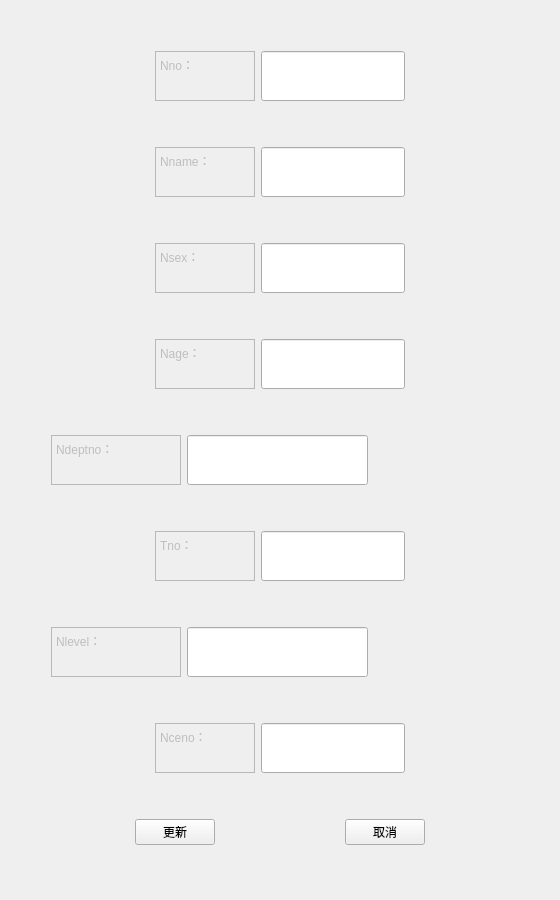
<?xml version="1.0" encoding="UTF-8"?>
<ui version="4.0">
 <class>PatientInfo</class>
 <widget class="QWidget" name="PatientInfo">
  <property name="windowModality">
   <enum>Qt::ApplicationModal</enum>
  </property>
  <property name="geometry">
   <rect>
    <x>0</x>
    <y>0</y>
    <width>560</width>
    <height>900</height>
   </rect>
  </property>
  <property name="minimumSize">
   <size>
    <width>560</width>
    <height>900</height>
   </size>
  </property>
  <property name="maximumSize">
   <size>
    <width>560</width>
    <height>900</height>
   </size>
  </property>
  <property name="windowTitle">
   <string>更新护士信息</string>
  </property>
  <layout class="QVBoxLayout" name="verticalLayout">
   <item>
    <layout class="QHBoxLayout" name="horizontalLayout_12">
     <item>
      <spacer name="horizontalSpacer_21">
       <property name="orientation">
        <enum>Qt::Horizontal</enum>
       </property>
       <property name="sizeHint" stdset="0">
        <size>
         <width>40</width>
         <height>20</height>
        </size>
       </property>
      </spacer>
     </item>
     <item>
      <widget class="QTextEdit" name="textEdit_11">
       <property name="enabled">
        <bool>false</bool>
       </property>
       <property name="sizePolicy">
        <sizepolicy hsizetype="Expanding" vsizetype="Fixed">
         <horstretch>0</horstretch>
         <verstretch>0</verstretch>
        </sizepolicy>
       </property>
       <property name="minimumSize">
        <size>
         <width>100</width>
         <height>50</height>
        </size>
       </property>
       <property name="maximumSize">
        <size>
         <width>100</width>
         <height>50</height>
        </size>
       </property>
       <property name="html">
        <string>&lt;!DOCTYPE HTML PUBLIC &quot;-//W3C//DTD HTML 4.0//EN&quot; &quot;http://www.w3.org/TR/REC-html40/strict.dtd&quot;&gt;
&lt;html&gt;&lt;head&gt;&lt;meta name=&quot;qrichtext&quot; content=&quot;1&quot; /&gt;&lt;style type=&quot;text/css&quot;&gt;
p, li { white-space: pre-wrap; }
&lt;/style&gt;&lt;/head&gt;&lt;body style=&quot; font-family:'SimSun'; font-size:9pt; font-weight:400; font-style:normal;&quot;&gt;
&lt;p style=&quot; margin-top:0px; margin-bottom:0px; margin-left:0px; margin-right:0px; -qt-block-indent:0; text-indent:0px;&quot;&gt;Nno：&lt;/p&gt;&lt;/body&gt;&lt;/html&gt;</string>
       </property>
      </widget>
     </item>
     <item>
      <widget class="QLineEdit" name="NnoEdit">
       <property name="sizePolicy">
        <sizepolicy hsizetype="Expanding" vsizetype="Preferred">
         <horstretch>0</horstretch>
         <verstretch>0</verstretch>
        </sizepolicy>
       </property>
       <property name="minimumSize">
        <size>
         <width>0</width>
         <height>50</height>
        </size>
       </property>
       <property name="maximumSize">
        <size>
         <width>16777215</width>
         <height>50</height>
        </size>
       </property>
       <property name="palette">
        <palette>
         <active>
          <colorrole role="Text">
           <brush brushstyle="SolidPattern">
            <color alpha="255">
             <red>120</red>
             <green>120</green>
             <blue>120</blue>
            </color>
           </brush>
          </colorrole>
         </active>
         <inactive>
          <colorrole role="Text">
           <brush brushstyle="SolidPattern">
            <color alpha="255">
             <red>120</red>
             <green>120</green>
             <blue>120</blue>
            </color>
           </brush>
          </colorrole>
         </inactive>
         <disabled>
          <colorrole role="Text">
           <brush brushstyle="SolidPattern">
            <color alpha="255">
             <red>120</red>
             <green>120</green>
             <blue>120</blue>
            </color>
           </brush>
          </colorrole>
         </disabled>
        </palette>
       </property>
      </widget>
     </item>
     <item>
      <spacer name="horizontalSpacer_22">
       <property name="orientation">
        <enum>Qt::Horizontal</enum>
       </property>
       <property name="sizeHint" stdset="0">
        <size>
         <width>40</width>
         <height>20</height>
        </size>
       </property>
      </spacer>
     </item>
    </layout>
   </item>
   <item>
    <layout class="QHBoxLayout" name="horizontalLayout_2">
     <item>
      <spacer name="horizontalSpacer_3">
       <property name="orientation">
        <enum>Qt::Horizontal</enum>
       </property>
       <property name="sizeHint" stdset="0">
        <size>
         <width>40</width>
         <height>20</height>
        </size>
       </property>
      </spacer>
     </item>
     <item>
      <widget class="QTextEdit" name="textEdit_2">
       <property name="enabled">
        <bool>false</bool>
       </property>
       <property name="sizePolicy">
        <sizepolicy hsizetype="Expanding" vsizetype="Fixed">
         <horstretch>0</horstretch>
         <verstretch>0</verstretch>
        </sizepolicy>
       </property>
       <property name="minimumSize">
        <size>
         <width>100</width>
         <height>50</height>
        </size>
       </property>
       <property name="maximumSize">
        <size>
         <width>100</width>
         <height>50</height>
        </size>
       </property>
       <property name="html">
        <string>&lt;!DOCTYPE HTML PUBLIC &quot;-//W3C//DTD HTML 4.0//EN&quot; &quot;http://www.w3.org/TR/REC-html40/strict.dtd&quot;&gt;
&lt;html&gt;&lt;head&gt;&lt;meta name=&quot;qrichtext&quot; content=&quot;1&quot; /&gt;&lt;style type=&quot;text/css&quot;&gt;
p, li { white-space: pre-wrap; }
&lt;/style&gt;&lt;/head&gt;&lt;body style=&quot; font-family:'SimSun'; font-size:9pt; font-weight:400; font-style:normal;&quot;&gt;
&lt;p style=&quot; margin-top:0px; margin-bottom:0px; margin-left:0px; margin-right:0px; -qt-block-indent:0; text-indent:0px;&quot;&gt;Nname：&lt;/p&gt;&lt;/body&gt;&lt;/html&gt;</string>
       </property>
      </widget>
     </item>
     <item>
      <widget class="QLineEdit" name="NnameEdit">
       <property name="sizePolicy">
        <sizepolicy hsizetype="Expanding" vsizetype="Preferred">
         <horstretch>0</horstretch>
         <verstretch>0</verstretch>
        </sizepolicy>
       </property>
       <property name="minimumSize">
        <size>
         <width>0</width>
         <height>50</height>
        </size>
       </property>
       <property name="maximumSize">
        <size>
         <width>16777215</width>
         <height>50</height>
        </size>
       </property>
       <property name="palette">
        <palette>
         <active>
          <colorrole role="Text">
           <brush brushstyle="SolidPattern">
            <color alpha="255">
             <red>0</red>
             <green>0</green>
             <blue>0</blue>
            </color>
           </brush>
          </colorrole>
         </active>
         <inactive>
          <colorrole role="Text">
           <brush brushstyle="SolidPattern">
            <color alpha="255">
             <red>0</red>
             <green>0</green>
             <blue>0</blue>
            </color>
           </brush>
          </colorrole>
         </inactive>
         <disabled>
          <colorrole role="Text">
           <brush brushstyle="SolidPattern">
            <color alpha="255">
             <red>120</red>
             <green>120</green>
             <blue>120</blue>
            </color>
           </brush>
          </colorrole>
         </disabled>
        </palette>
       </property>
      </widget>
     </item>
     <item>
      <spacer name="horizontalSpacer_4">
       <property name="orientation">
        <enum>Qt::Horizontal</enum>
       </property>
       <property name="sizeHint" stdset="0">
        <size>
         <width>40</width>
         <height>20</height>
        </size>
       </property>
      </spacer>
     </item>
    </layout>
   </item>
   <item>
    <layout class="QHBoxLayout" name="horizontalLayout">
     <item>
      <spacer name="horizontalSpacer_5">
       <property name="orientation">
        <enum>Qt::Horizontal</enum>
       </property>
       <property name="sizeHint" stdset="0">
        <size>
         <width>40</width>
         <height>20</height>
        </size>
       </property>
      </spacer>
     </item>
     <item>
      <widget class="QTextEdit" name="textEdit">
       <property name="enabled">
        <bool>false</bool>
       </property>
       <property name="sizePolicy">
        <sizepolicy hsizetype="Expanding" vsizetype="Fixed">
         <horstretch>0</horstretch>
         <verstretch>0</verstretch>
        </sizepolicy>
       </property>
       <property name="minimumSize">
        <size>
         <width>100</width>
         <height>50</height>
        </size>
       </property>
       <property name="maximumSize">
        <size>
         <width>100</width>
         <height>50</height>
        </size>
       </property>
       <property name="html">
        <string>&lt;!DOCTYPE HTML PUBLIC &quot;-//W3C//DTD HTML 4.0//EN&quot; &quot;http://www.w3.org/TR/REC-html40/strict.dtd&quot;&gt;
&lt;html&gt;&lt;head&gt;&lt;meta name=&quot;qrichtext&quot; content=&quot;1&quot; /&gt;&lt;style type=&quot;text/css&quot;&gt;
p, li { white-space: pre-wrap; }
&lt;/style&gt;&lt;/head&gt;&lt;body style=&quot; font-family:'SimSun'; font-size:9pt; font-weight:400; font-style:normal;&quot;&gt;
&lt;p style=&quot; margin-top:0px; margin-bottom:0px; margin-left:0px; margin-right:0px; -qt-block-indent:0; text-indent:0px;&quot;&gt;Nsex：&lt;/p&gt;&lt;/body&gt;&lt;/html&gt;</string>
       </property>
      </widget>
     </item>
     <item>
      <widget class="QLineEdit" name="NsexEdit">
       <property name="sizePolicy">
        <sizepolicy hsizetype="Expanding" vsizetype="Preferred">
         <horstretch>0</horstretch>
         <verstretch>0</verstretch>
        </sizepolicy>
       </property>
       <property name="minimumSize">
        <size>
         <width>0</width>
         <height>50</height>
        </size>
       </property>
       <property name="maximumSize">
        <size>
         <width>16777215</width>
         <height>50</height>
        </size>
       </property>
       <property name="palette">
        <palette>
         <active>
          <colorrole role="Text">
           <brush brushstyle="SolidPattern">
            <color alpha="255">
             <red>0</red>
             <green>0</green>
             <blue>0</blue>
            </color>
           </brush>
          </colorrole>
         </active>
         <inactive>
          <colorrole role="Text">
           <brush brushstyle="SolidPattern">
            <color alpha="255">
             <red>0</red>
             <green>0</green>
             <blue>0</blue>
            </color>
           </brush>
          </colorrole>
         </inactive>
         <disabled>
          <colorrole role="Text">
           <brush brushstyle="SolidPattern">
            <color alpha="255">
             <red>120</red>
             <green>120</green>
             <blue>120</blue>
            </color>
           </brush>
          </colorrole>
         </disabled>
        </palette>
       </property>
      </widget>
     </item>
     <item>
      <spacer name="horizontalSpacer_6">
       <property name="orientation">
        <enum>Qt::Horizontal</enum>
       </property>
       <property name="sizeHint" stdset="0">
        <size>
         <width>40</width>
         <height>20</height>
        </size>
       </property>
      </spacer>
     </item>
    </layout>
   </item>
   <item>
    <layout class="QHBoxLayout" name="horizontalLayout_3">
     <item>
      <spacer name="horizontalSpacer">
       <property name="orientation">
        <enum>Qt::Horizontal</enum>
       </property>
       <property name="sizeHint" stdset="0">
        <size>
         <width>40</width>
         <height>20</height>
        </size>
       </property>
      </spacer>
     </item>
     <item>
      <widget class="QTextEdit" name="textEdit_3">
       <property name="enabled">
        <bool>false</bool>
       </property>
       <property name="sizePolicy">
        <sizepolicy hsizetype="Expanding" vsizetype="Fixed">
         <horstretch>0</horstretch>
         <verstretch>0</verstretch>
        </sizepolicy>
       </property>
       <property name="minimumSize">
        <size>
         <width>100</width>
         <height>50</height>
        </size>
       </property>
       <property name="maximumSize">
        <size>
         <width>100</width>
         <height>50</height>
        </size>
       </property>
       <property name="html">
        <string>&lt;!DOCTYPE HTML PUBLIC &quot;-//W3C//DTD HTML 4.0//EN&quot; &quot;http://www.w3.org/TR/REC-html40/strict.dtd&quot;&gt;
&lt;html&gt;&lt;head&gt;&lt;meta name=&quot;qrichtext&quot; content=&quot;1&quot; /&gt;&lt;style type=&quot;text/css&quot;&gt;
p, li { white-space: pre-wrap; }
&lt;/style&gt;&lt;/head&gt;&lt;body style=&quot; font-family:'SimSun'; font-size:9pt; font-weight:400; font-style:normal;&quot;&gt;
&lt;p style=&quot; margin-top:0px; margin-bottom:0px; margin-left:0px; margin-right:0px; -qt-block-indent:0; text-indent:0px;&quot;&gt;Nage：&lt;/p&gt;&lt;/body&gt;&lt;/html&gt;</string>
       </property>
      </widget>
     </item>
     <item>
      <widget class="QLineEdit" name="NageEdit">
       <property name="sizePolicy">
        <sizepolicy hsizetype="Expanding" vsizetype="Preferred">
         <horstretch>0</horstretch>
         <verstretch>0</verstretch>
        </sizepolicy>
       </property>
       <property name="minimumSize">
        <size>
         <width>0</width>
         <height>50</height>
        </size>
       </property>
       <property name="maximumSize">
        <size>
         <width>16777215</width>
         <height>50</height>
        </size>
       </property>
      </widget>
     </item>
     <item>
      <spacer name="horizontalSpacer_2">
       <property name="orientation">
        <enum>Qt::Horizontal</enum>
       </property>
       <property name="sizeHint" stdset="0">
        <size>
         <width>40</width>
         <height>20</height>
        </size>
       </property>
      </spacer>
     </item>
    </layout>
   </item>
   <item>
    <layout class="QHBoxLayout" name="horizontalLayout_4">
     <item>
      <spacer name="horizontalSpacer_7">
       <property name="orientation">
        <enum>Qt::Horizontal</enum>
       </property>
       <property name="sizeType">
        <enum>QSizePolicy::Fixed</enum>
       </property>
       <property name="sizeHint" stdset="0">
        <size>
         <width>40</width>
         <height>20</height>
        </size>
       </property>
      </spacer>
     </item>
     <item>
      <widget class="QTextEdit" name="textEdit_4">
       <property name="enabled">
        <bool>false</bool>
       </property>
       <property name="sizePolicy">
        <sizepolicy hsizetype="Fixed" vsizetype="Fixed">
         <horstretch>0</horstretch>
         <verstretch>0</verstretch>
        </sizepolicy>
       </property>
       <property name="minimumSize">
        <size>
         <width>130</width>
         <height>50</height>
        </size>
       </property>
       <property name="maximumSize">
        <size>
         <width>130</width>
         <height>50</height>
        </size>
       </property>
       <property name="html">
        <string>&lt;!DOCTYPE HTML PUBLIC &quot;-//W3C//DTD HTML 4.0//EN&quot; &quot;http://www.w3.org/TR/REC-html40/strict.dtd&quot;&gt;
&lt;html&gt;&lt;head&gt;&lt;meta name=&quot;qrichtext&quot; content=&quot;1&quot; /&gt;&lt;style type=&quot;text/css&quot;&gt;
p, li { white-space: pre-wrap; }
&lt;/style&gt;&lt;/head&gt;&lt;body style=&quot; font-family:'SimSun'; font-size:9pt; font-weight:400; font-style:normal;&quot;&gt;
&lt;p style=&quot; margin-top:0px; margin-bottom:0px; margin-left:0px; margin-right:0px; -qt-block-indent:0; text-indent:0px;&quot;&gt;Ndeptno：&lt;/p&gt;&lt;/body&gt;&lt;/html&gt;</string>
       </property>
      </widget>
     </item>
     <item>
      <widget class="QLineEdit" name="NdeptnoEdit">
       <property name="sizePolicy">
        <sizepolicy hsizetype="Expanding" vsizetype="Preferred">
         <horstretch>0</horstretch>
         <verstretch>0</verstretch>
        </sizepolicy>
       </property>
       <property name="minimumSize">
        <size>
         <width>0</width>
         <height>50</height>
        </size>
       </property>
       <property name="maximumSize">
        <size>
         <width>16777215</width>
         <height>50</height>
        </size>
       </property>
      </widget>
     </item>
     <item>
      <spacer name="horizontalSpacer_8">
       <property name="orientation">
        <enum>Qt::Horizontal</enum>
       </property>
       <property name="sizeHint" stdset="0">
        <size>
         <width>40</width>
         <height>20</height>
        </size>
       </property>
      </spacer>
     </item>
    </layout>
   </item>
   <item>
    <layout class="QHBoxLayout" name="horizontalLayout_6">
     <item>
      <spacer name="horizontalSpacer_11">
       <property name="orientation">
        <enum>Qt::Horizontal</enum>
       </property>
       <property name="sizeHint" stdset="0">
        <size>
         <width>40</width>
         <height>20</height>
        </size>
       </property>
      </spacer>
     </item>
     <item>
      <widget class="QTextEdit" name="textEdit_6">
       <property name="enabled">
        <bool>false</bool>
       </property>
       <property name="sizePolicy">
        <sizepolicy hsizetype="Expanding" vsizetype="Fixed">
         <horstretch>0</horstretch>
         <verstretch>0</verstretch>
        </sizepolicy>
       </property>
       <property name="minimumSize">
        <size>
         <width>100</width>
         <height>50</height>
        </size>
       </property>
       <property name="maximumSize">
        <size>
         <width>100</width>
         <height>50</height>
        </size>
       </property>
       <property name="html">
        <string>&lt;!DOCTYPE HTML PUBLIC &quot;-//W3C//DTD HTML 4.0//EN&quot; &quot;http://www.w3.org/TR/REC-html40/strict.dtd&quot;&gt;
&lt;html&gt;&lt;head&gt;&lt;meta name=&quot;qrichtext&quot; content=&quot;1&quot; /&gt;&lt;style type=&quot;text/css&quot;&gt;
p, li { white-space: pre-wrap; }
&lt;/style&gt;&lt;/head&gt;&lt;body style=&quot; font-family:'SimSun'; font-size:9pt; font-weight:400; font-style:normal;&quot;&gt;
&lt;p style=&quot; margin-top:0px; margin-bottom:0px; margin-left:0px; margin-right:0px; -qt-block-indent:0; text-indent:0px;&quot;&gt;Tno：&lt;/p&gt;&lt;/body&gt;&lt;/html&gt;</string>
       </property>
      </widget>
     </item>
     <item>
      <widget class="QLineEdit" name="TnoEdit">
       <property name="sizePolicy">
        <sizepolicy hsizetype="Expanding" vsizetype="Preferred">
         <horstretch>0</horstretch>
         <verstretch>0</verstretch>
        </sizepolicy>
       </property>
       <property name="minimumSize">
        <size>
         <width>0</width>
         <height>50</height>
        </size>
       </property>
       <property name="maximumSize">
        <size>
         <width>16777215</width>
         <height>50</height>
        </size>
       </property>
      </widget>
     </item>
     <item>
      <spacer name="horizontalSpacer_12">
       <property name="orientation">
        <enum>Qt::Horizontal</enum>
       </property>
       <property name="sizeHint" stdset="0">
        <size>
         <width>40</width>
         <height>20</height>
        </size>
       </property>
      </spacer>
     </item>
    </layout>
   </item>
   <item>
    <layout class="QHBoxLayout" name="horizontalLayout_7">
     <item>
      <spacer name="horizontalSpacer_13">
       <property name="orientation">
        <enum>Qt::Horizontal</enum>
       </property>
       <property name="sizeType">
        <enum>QSizePolicy::Fixed</enum>
       </property>
       <property name="sizeHint" stdset="0">
        <size>
         <width>40</width>
         <height>20</height>
        </size>
       </property>
      </spacer>
     </item>
     <item>
      <widget class="QTextEdit" name="textEdit_7">
       <property name="enabled">
        <bool>false</bool>
       </property>
       <property name="sizePolicy">
        <sizepolicy hsizetype="Expanding" vsizetype="Fixed">
         <horstretch>0</horstretch>
         <verstretch>0</verstretch>
        </sizepolicy>
       </property>
       <property name="minimumSize">
        <size>
         <width>130</width>
         <height>50</height>
        </size>
       </property>
       <property name="maximumSize">
        <size>
         <width>130</width>
         <height>50</height>
        </size>
       </property>
       <property name="html">
        <string>&lt;!DOCTYPE HTML PUBLIC &quot;-//W3C//DTD HTML 4.0//EN&quot; &quot;http://www.w3.org/TR/REC-html40/strict.dtd&quot;&gt;
&lt;html&gt;&lt;head&gt;&lt;meta name=&quot;qrichtext&quot; content=&quot;1&quot; /&gt;&lt;style type=&quot;text/css&quot;&gt;
p, li { white-space: pre-wrap; }
&lt;/style&gt;&lt;/head&gt;&lt;body style=&quot; font-family:'SimSun'; font-size:9pt; font-weight:400; font-style:normal;&quot;&gt;
&lt;p style=&quot; margin-top:0px; margin-bottom:0px; margin-left:0px; margin-right:0px; -qt-block-indent:0; text-indent:0px;&quot;&gt;Nlevel：&lt;/p&gt;&lt;/body&gt;&lt;/html&gt;</string>
       </property>
      </widget>
     </item>
     <item>
      <widget class="QLineEdit" name="NlevelEdit">
       <property name="sizePolicy">
        <sizepolicy hsizetype="Expanding" vsizetype="Preferred">
         <horstretch>0</horstretch>
         <verstretch>0</verstretch>
        </sizepolicy>
       </property>
       <property name="minimumSize">
        <size>
         <width>0</width>
         <height>50</height>
        </size>
       </property>
       <property name="maximumSize">
        <size>
         <width>16777215</width>
         <height>50</height>
        </size>
       </property>
      </widget>
     </item>
     <item>
      <spacer name="horizontalSpacer_14">
       <property name="orientation">
        <enum>Qt::Horizontal</enum>
       </property>
       <property name="sizeHint" stdset="0">
        <size>
         <width>40</width>
         <height>20</height>
        </size>
       </property>
      </spacer>
     </item>
    </layout>
   </item>
   <item>
    <layout class="QHBoxLayout" name="horizontalLayout_5">
     <item>
      <spacer name="horizontalSpacer_9">
       <property name="orientation">
        <enum>Qt::Horizontal</enum>
       </property>
       <property name="sizeHint" stdset="0">
        <size>
         <width>40</width>
         <height>20</height>
        </size>
       </property>
      </spacer>
     </item>
     <item>
      <widget class="QTextEdit" name="textEdit_5">
       <property name="enabled">
        <bool>false</bool>
       </property>
       <property name="sizePolicy">
        <sizepolicy hsizetype="Expanding" vsizetype="Fixed">
         <horstretch>0</horstretch>
         <verstretch>0</verstretch>
        </sizepolicy>
       </property>
       <property name="minimumSize">
        <size>
         <width>100</width>
         <height>50</height>
        </size>
       </property>
       <property name="maximumSize">
        <size>
         <width>100</width>
         <height>50</height>
        </size>
       </property>
       <property name="html">
        <string>&lt;!DOCTYPE HTML PUBLIC &quot;-//W3C//DTD HTML 4.0//EN&quot; &quot;http://www.w3.org/TR/REC-html40/strict.dtd&quot;&gt;
&lt;html&gt;&lt;head&gt;&lt;meta name=&quot;qrichtext&quot; content=&quot;1&quot; /&gt;&lt;style type=&quot;text/css&quot;&gt;
p, li { white-space: pre-wrap; }
&lt;/style&gt;&lt;/head&gt;&lt;body style=&quot; font-family:'SimSun'; font-size:9pt; font-weight:400; font-style:normal;&quot;&gt;
&lt;p style=&quot; margin-top:0px; margin-bottom:0px; margin-left:0px; margin-right:0px; -qt-block-indent:0; text-indent:0px;&quot;&gt;Nceno：&lt;/p&gt;&lt;/body&gt;&lt;/html&gt;</string>
       </property>
      </widget>
     </item>
     <item>
      <widget class="QLineEdit" name="NcenoEdit">
       <property name="sizePolicy">
        <sizepolicy hsizetype="Expanding" vsizetype="Preferred">
         <horstretch>0</horstretch>
         <verstretch>0</verstretch>
        </sizepolicy>
       </property>
       <property name="minimumSize">
        <size>
         <width>0</width>
         <height>50</height>
        </size>
       </property>
       <property name="maximumSize">
        <size>
         <width>16777215</width>
         <height>50</height>
        </size>
       </property>
      </widget>
     </item>
     <item>
      <spacer name="horizontalSpacer_10">
       <property name="orientation">
        <enum>Qt::Horizontal</enum>
       </property>
       <property name="sizeHint" stdset="0">
        <size>
         <width>40</width>
         <height>20</height>
        </size>
       </property>
      </spacer>
     </item>
    </layout>
   </item>
   <item>
    <layout class="QHBoxLayout" name="horizontalLayout_8">
     <item>
      <widget class="QPushButton" name="btn_update">
       <property name="sizePolicy">
        <sizepolicy hsizetype="Fixed" vsizetype="Fixed">
         <horstretch>0</horstretch>
         <verstretch>0</verstretch>
        </sizepolicy>
       </property>
       <property name="text">
        <string>更新</string>
       </property>
      </widget>
     </item>
     <item>
      <widget class="QPushButton" name="btn_quit">
       <property name="sizePolicy">
        <sizepolicy hsizetype="Fixed" vsizetype="Fixed">
         <horstretch>0</horstretch>
         <verstretch>0</verstretch>
        </sizepolicy>
       </property>
       <property name="text">
        <string>取消</string>
       </property>
      </widget>
     </item>
    </layout>
   </item>
  </layout>
 </widget>
 <resources/>
 <connections/>
</ui>
